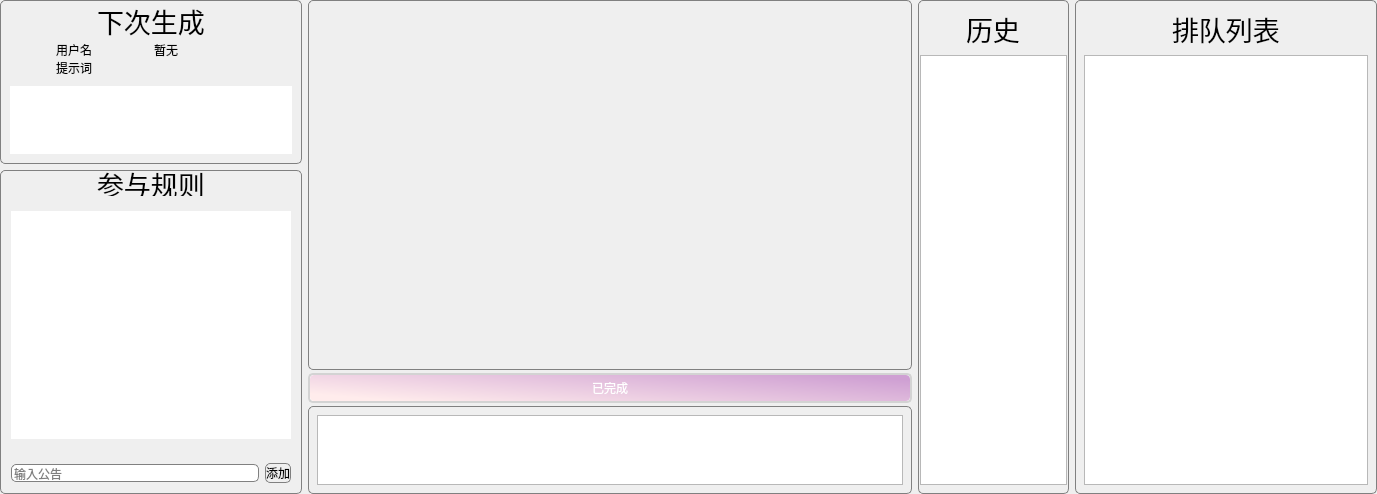
                 <widget class="QWidget" name="mainContainer" native="true">
                  <property name="sizePolicy">
                   <sizepolicy hsizetype="MinimumExpanding" vsizetype="MinimumExpanding">
                    <horstretch>0</horstretch>
                    <verstretch>19</verstretch>
                   </sizepolicy>
                  </property>
                  <layout class="QHBoxLayout" name="horizontalLayout_12">
                   <property name="spacing">
                    <number>-1</number>
                   </property>
                   <property name="leftMargin">
                    <number>0</number>
                   </property>
                   <property name="topMargin">
                    <number>0</number>
                   </property>
                   <property name="rightMargin">
                    <number>0</number>
                   </property>
                   <property name="bottomMargin">
                    <number>0</number>
                   </property>
                   <item>
                    <layout class="QHBoxLayout" name="horizontalLayout_11">
                     <item>
                      <widget class="QWidget" name="leftContainer" native="true">
                       <property name="sizePolicy">
                        <sizepolicy hsizetype="Preferred" vsizetype="Preferred">
                         <horstretch>2</horstretch>
                         <verstretch>0</verstretch>
                        </sizepolicy>
                       </property>
                       <property name="minimumSize">
                        <size>
                         <width>0</width>
                         <height>0</height>
                        </size>
                       </property>
                       <property name="maximumSize">
                        <size>
                         <width>16777215</width>
                         <height>16777215</height>
                        </size>
                       </property>
                       <property name="styleSheet">
                        <string notr="true">
border-radius: 5px;</string>
                       </property>
                       <layout class="QVBoxLayout" name="verticalLayout_8">
                        <property name="leftMargin">
                         <number>0</number>
                        </property>
                        <property name="topMargin">
                         <number>0</number>
                        </property>
                        <property name="rightMargin">
                         <number>0</number>
                        </property>
                        <property name="bottomMargin">
                         <number>0</number>
                        </property>
                        <item>
                         <layout class="QVBoxLayout" name="verticalLayout_7">
                          <item>
                           <widget class="QWidget" name="nextGenerate" native="true">
                            <property name="sizePolicy">
                             <sizepolicy hsizetype="Preferred" vsizetype="Preferred">
                              <horstretch>0</horstretch>
                              <verstretch>1</verstretch>
                             </sizepolicy>
                            </property>
                            <property name="minimumSize">
                             <size>
                              <width>0</width>
                              <height>0</height>
                             </size>
                            </property>
                            <property name="maximumSize">
                             <size>
                              <width>16777215</width>
                              <height>200</height>
                             </size>
                            </property>
                            <property name="styleSheet">
                             <string notr="true"> #nextGenerate{
border: 1px solid gray;
border-radius: 5px;
}</string>
                            </property>
                            <layout class="QVBoxLayout" name="verticalLayout_10">
                             <property name="leftMargin">
                              <number>1</number>
                             </property>
                             <property name="topMargin">
                              <number>1</number>
                             </property>
                             <property name="rightMargin">
                              <number>1</number>
                             </property>
                             <property name="bottomMargin">
                              <number>1</number>
                             </property>
                             <item>
                              <layout class="QVBoxLayout" name="verticalLayout_9">
                               <property name="spacing">
                                <number>0</number>
                               </property>
                               <item>
                                <widget class="QWidget" name="widget" native="true">
                                 <property name="sizePolicy">
                                  <sizepolicy hsizetype="Preferred" vsizetype="Preferred">
                                   <horstretch>0</horstretch>
                                   <verstretch>1</verstretch>
                                  </sizepolicy>
                                 </property>
                                 <layout class="QHBoxLayout" name="horizontalLayout_2">
                                  <property name="leftMargin">
                                   <number>0</number>
                                  </property>
                                  <property name="topMargin">
                                   <number>0</number>
                                  </property>
                                  <property name="rightMargin">
                                   <number>0</number>
                                  </property>
                                  <property name="bottomMargin">
                                   <number>0</number>
                                  </property>
                                  <item>
                                   <layout class="QVBoxLayout" name="verticalLayout_23">
                                    <item alignment="Qt::AlignHCenter">
                                     <widget class="QLabel" name="label">
                                      <property name="font">
                                       <font>
                                        <pointsize>20</pointsize>
                                       </font>
                                      </property>
                                      <property name="text">
                                       <string>下次生成</string>
                                      </property>
                                     </widget>
                                    </item>
                                   </layout>
                                  </item>
                                 </layout>
                                </widget>
                               </item>
                               <item>
                                <widget class="QWidget" name="widget_3" native="true">
                                 <property name="sizePolicy">
                                  <sizepolicy hsizetype="Preferred" vsizetype="Preferred">
                                   <horstretch>0</horstretch>
                                   <verstretch>1</verstretch>
                                  </sizepolicy>
                                 </property>
                                 <layout class="QVBoxLayout" name="verticalLayout_25">
                                  <property name="spacing">
                                   <number>0</number>
                                  </property>
                                  <property name="leftMargin">
                                   <number>0</number>
                                  </property>
                                  <property name="topMargin">
                                   <number>0</number>
                                  </property>
                                  <property name="rightMargin">
                                   <number>0</number>
                                  </property>
                                  <property name="bottomMargin">
                                   <number>0</number>
                                  </property>
                                  <item>
                                   <layout class="QVBoxLayout" name="verticalLayout_24">
                                    <property name="spacing">
                                     <number>0</number>
                                    </property>
                                    <item>
                                     <widget class="QWidget" name="widget_5" native="true">
                                      <layout class="QHBoxLayout" name="horizontalLayout_16">
                                       <property name="leftMargin">
                                        <number>0</number>
                                       </property>
                                       <property name="topMargin">
                                        <number>0</number>
                                       </property>
                                       <property name="rightMargin">
                                        <number>0</number>
                                       </property>
                                       <property name="bottomMargin">
                                        <number>0</number>
                                       </property>
                                       <item>
                                        <layout class="QHBoxLayout" name="horizontalLayout_15">
                                         <item alignment="Qt::AlignHCenter">
                                          <widget class="QLabel" name="label_3">
                                           <property name="text">
                                            <string>用户名</string>
                                           </property>
                                          </widget>
                                         </item>
                                         <item>
                                          <widget class="QLabel" name="nextUser">
                                           <property name="text">
                                            <string>暂无</string>
                                           </property>
                                           <property name="openExternalLinks">
                                            <bool>false</bool>
                                           </property>
                                          </widget>
                                         </item>
                                        </layout>
                                       </item>
                                      </layout>
                                     </widget>
                                    </item>
                                    <item>
                                     <widget class="QWidget" name="widget_7" native="true">
                                      <layout class="QHBoxLayout" name="horizontalLayout_18">
                                       <property name="leftMargin">
                                        <number>0</number>
                                       </property>
                                       <property name="topMargin">
                                        <number>0</number>
                                       </property>
                                       <property name="rightMargin">
                                        <number>0</number>
                                       </property>
                                       <property name="bottomMargin">
                                        <number>0</number>
                                       </property>
                                       <item>
                                        <layout class="QHBoxLayout" name="horizontalLayout_17">
                                         <item alignment="Qt::AlignHCenter">
                                          <widget class="QLabel" name="label_5">
                                           <property name="text">
                                            <string>提示词</string>
                                           </property>
                                          </widget>
                                         </item>
                                         <item>
                                          <widget class="QLabel" name="label_2">
                                           <property name="text">
                                            <string/>
                                           </property>
                                          </widget>
                                         </item>
                                        </layout>
                                       </item>
                                      </layout>
                                     </widget>
                                    </item>
                                   </layout>
                                  </item>
                                 </layout>
                                </widget>
                               </item>
                               <item>
                                <widget class="QWidget" name="widget_2" native="true">
                                 <property name="sizePolicy">
                                  <sizepolicy hsizetype="Preferred" vsizetype="Preferred">
                                   <horstretch>0</horstretch>
                                   <verstretch>2</verstretch>
                                  </sizepolicy>
                                 </property>
                                 <layout class="QVBoxLayout" name="verticalLayout_27">
                                  <item>
                                   <layout class="QVBoxLayout" name="verticalLayout_26">
                                    <item>
                                     <widget class="QTextBrowser" name="textBrowser">
                                      <property name="html">
                                       <string>&lt;!DOCTYPE HTML PUBLIC &quot;-//W3C//DTD HTML 4.0//EN&quot; &quot;http://www.w3.org/TR/REC-html40/strict.dtd&quot;&gt;
&lt;html&gt;&lt;head&gt;&lt;meta name=&quot;qrichtext&quot; content=&quot;1&quot; /&gt;&lt;meta charset=&quot;utf-8&quot; /&gt;&lt;style type=&quot;text/css&quot;&gt;
p, li { white-space: pre-wrap; }
hr { height: 1px; border-width: 0; }
li.unchecked::marker { content: &quot;\2610&quot;; }
li.checked::marker { content: &quot;\2612&quot;; }
&lt;/style&gt;&lt;/head&gt;&lt;body style=&quot; font-family:'.AppleSystemUIFont'; font-size:13pt; font-weight:400; font-style:normal;&quot;&gt;
&lt;p style=&quot;-qt-paragraph-type:empty; margin-top:0px; margin-bottom:0px; margin-left:0px; margin-right:0px; -qt-block-indent:0; text-indent:0px;&quot;&gt;&lt;br /&gt;&lt;/p&gt;&lt;/body&gt;&lt;/html&gt;</string>
                                      </property>
                                     </widget>
                                    </item>
                                   </layout>
                                  </item>
                                 </layout>
                                </widget>
                               </item>
                              </layout>
                             </item>
                            </layout>
                           </widget>
                          </item>
                          <item>
                           <widget class="QWidget" name="rule" native="true">
                            <property name="sizePolicy">
                             <sizepolicy hsizetype="Preferred" vsizetype="Preferred">
                              <horstretch>0</horstretch>
                              <verstretch>2</verstretch>
                             </sizepolicy>
                            </property>
                            <property name="styleSheet">
                             <string notr="true">#rule{
border: 1px solid gray;
border-radius: 5px;
}</string>
                            </property>
                            <layout class="QVBoxLayout" name="verticalLayout_14">
                             <property name="leftMargin">
                              <number>0</number>
                             </property>
                             <property name="topMargin">
                              <number>0</number>
                             </property>
                             <property name="rightMargin">
                              <number>0</number>
                             </property>
                             <property name="bottomMargin">
                              <number>0</number>
                             </property>
                             <item>
                              <layout class="QVBoxLayout" name="verticalLayout_13">
                               <property name="leftMargin">
                                <number>2</number>
                               </property>
                               <property name="topMargin">
                                <number>2</number>
                               </property>
                               <property name="rightMargin">
                                <number>2</number>
                               </property>
                               <property name="bottomMargin">
                                <number>2</number>
                               </property>
                               <item alignment="Qt::AlignHCenter">
                                <widget class="QLabel" name="label_6">
                                 <property name="maximumSize">
                                  <size>
                                   <width>16777215</width>
                                   <height>24</height>
                                  </size>
                                 </property>
                                 <property name="font">
                                  <font>
                                   <pointsize>20</pointsize>
                                  </font>
                                 </property>
                                 <property name="text">
                                  <string>参与规则</string>
                                 </property>
                                </widget>
                               </item>
                               <item>
                                <widget class="QWidget" name="widget_9" native="true">
                                 <layout class="QVBoxLayout" name="verticalLayout_12">
                                  <item>
                                   <layout class="QVBoxLayout" name="verticalLayout_11">
                                    <item>
                                     <widget class="QListWidget" name="partRule">
                                      <property name="styleSheet">
                                       <string notr="true">#partRule {
line-height: 30px;
}</string>
                                      </property>
                                      <property name="wordWrap">
                                       <bool>true</bool>
                                      </property>
                                     </widget>
                                    </item>
                                   </layout>
                                  </item>
                                 </layout>
                                </widget>
                               </item>
                               <item>
                                <widget class="QWidget" name="widget_8" native="true">
                                 <property name="sizePolicy">
                                  <sizepolicy hsizetype="Preferred" vsizetype="Preferred">
                                   <horstretch>0</horstretch>
                                   <verstretch>0</verstretch>
                                  </sizepolicy>
                                 </property>
                                 <layout class="QHBoxLayout" name="horizontalLayout_20">
                                  <item>
                                   <layout class="QHBoxLayout" name="horizontalLayout_19">
                                    <item>
                                     <widget class="QLineEdit" name="lineEdit">
                                      <property name="styleSheet">
                                       <string notr="true">border: 1px solid gray;</string>
                                      </property>
                                      <property name="placeholderText">
                                       <string>输入公告</string>
                                      </property>
                                     </widget>
                                    </item>
                                    <item>
                                     <widget class="QPushButton" name="pushButton">
                                      <property name="styleSheet">
                                       <string notr="true">border: 1px solid gray;</string>
                                      </property>
                                      <property name="text">
                                       <string>添加</string>
                                      </property>
                                     </widget>
                                    </item>
                                   </layout>
                                  </item>
                                 </layout>
                                </widget>
                               </item>
                              </layout>
                             </item>
                            </layout>
                           </widget>
                          </item>
                         </layout>
                        </item>
                       </layout>
                      </widget>
                     </item>
                     <item>
                      <widget class="QWidget" name="centerContainer" native="true">
                       <property name="sizePolicy">
                        <sizepolicy hsizetype="Preferred" vsizetype="Preferred">
                         <horstretch>4</horstretch>
                         <verstretch>0</verstretch>
                        </sizepolicy>
                       </property>
                       <property name="styleSheet">
                        <string notr="true"/>
                       </property>
                       <layout class="QVBoxLayout" name="verticalLayout_6">
                        <property name="spacing">
                         <number>3</number>
                        </property>
                        <property name="leftMargin">
                         <number>0</number>
                        </property>
                        <property name="topMargin">
                         <number>0</number>
                        </property>
                        <property name="rightMargin">
                         <number>0</number>
                        </property>
                        <property name="bottomMargin">
                         <number>0</number>
                        </property>
                        <item>
                         <layout class="QVBoxLayout" name="verticalLayout_15">
                          <property name="spacing">
                           <number>-1</number>
                          </property>
                          <property name="bottomMargin">
                           <number>0</number>
                          </property>
                          <item>
                           <widget class="QWidget" name="imagePreview" native="true">
                            <property name="sizePolicy">
                             <sizepolicy hsizetype="MinimumExpanding" vsizetype="MinimumExpanding">
                              <horstretch>0</horstretch>
                              <verstretch>5</verstretch>
                             </sizepolicy>
                            </property>
                            <property name="minimumSize">
                             <size>
                              <width>0</width>
                              <height>0</height>
                             </size>
                            </property>
                            <property name="maximumSize">
                             <size>
                              <width>16777215</width>
                              <height>16777215</height>
                             </size>
                            </property>
                            <property name="sizeIncrement">
                             <size>
                              <width>1</width>
                              <height>1</height>
                             </size>
                            </property>
                            <property name="styleSheet">
                             <string notr="true">#imagePreview{
border: 1px solid gray;

border-radius: 5px;
}
</string>
                            </property>
                            <layout class="QVBoxLayout" name="verticalLayout_22">
                             <item>
                              <widget class="QLabel" name="image">
                               <property name="sizePolicy">
                                <sizepolicy hsizetype="MinimumExpanding" vsizetype="MinimumExpanding">
                                 <horstretch>1</horstretch>
                                 <verstretch>1</verstretch>
                                </sizepolicy>
                               </property>
                               <property name="styleSheet">
                                <string notr="true">#image{
image: url(:/images/images/default.png);
             border-radius: 10px;
}</string>
                               </property>
                               <property name="text">
                                <string/>
                               </property>
                               <property name="alignment">
                                <set>Qt::AlignCenter</set>
                               </property>
                              </widget>
                             </item>
                            </layout>
                           </widget>
                          </item>
                          <item>
                           <widget class="QProgressBar" name="progressBar">
                            <property name="sizePolicy">
                             <sizepolicy hsizetype="Expanding" vsizetype="Fixed">
                              <horstretch>0</horstretch>
                              <verstretch>1</verstretch>
                             </sizepolicy>
                            </property>
                            <property name="minimumSize">
                             <size>
                              <width>547</width>
                              <height>30</height>
                             </size>
                            </property>
                            <property name="maximumSize">
                             <size>
                              <width>16777215</width>
                              <height>16777215</height>
                             </size>
                            </property>
                            <property name="styleSheet">
                             <string notr="true">QProgressBar {
            border: 2px solid lightgray;
            border-radius: 5px;
            text-align: center;
            color: white;
        }

QProgressBar::chunk {
	background-color: qlineargradient(spread:pad, x1:1, y1:0.21, x2:0, y2:0.722, stop:0 rgba(207, 160, 211, 255), stop:1 rgba(255, 236, 236, 255));
            border-radius: 4px;
        }</string>
                            </property>
                            <property name="value">
                             <number>100</number>
                            </property>
                            <property name="format">
                             <string>已完成</string>
                            </property>
                           </widget>
                          </item>
                          <item>
                           <widget class="QWidget" name="previewUserInfo" native="true">
                            <property name="sizePolicy">
                             <sizepolicy hsizetype="Preferred" vsizetype="Preferred">
                              <horstretch>0</horstretch>
                              <verstretch>1</verstretch>
                             </sizepolicy>
                            </property>
                            <property name="minimumSize">
                             <size>
                              <width>100</width>
                              <height>0</height>
                             </size>
                            </property>
                            <property name="maximumSize">
                             <size>
                              <width>16777215</width>
                              <height>140</height>
                             </size>
                            </property>
                            <property name="styleSheet">
                             <string notr="true">#previewUserInfo{
border-radius: 5px;
border: 1px solid gray;
}</string>
                            </property>
                            <layout class="QVBoxLayout" name="verticalLayout_18">
                             <item>
                              <layout class="QVBoxLayout" name="verticalLayout_17">
                               <item>
                                <widget class="QListWidget" name="previewInfo"/>
                               </item>
                              </layout>
                             </item>
                            </layout>
                           </widget>
                          </item>
                         </layout>
                        </item>
                       </layout>
                      </widget>
                     </item>
                     <item>
                      <widget class="QWidget" name="generateHistory" native="true">
                       <property name="sizePolicy">
                        <sizepolicy hsizetype="Preferred" vsizetype="Preferred">
                         <horstretch>1</horstretch>
                         <verstretch>0</verstretch>
                        </sizepolicy>
                       </property>
                       <property name="minimumSize">
                        <size>
                         <width>0</width>
                         <height>0</height>
                        </size>
                       </property>
                       <property name="styleSheet">
                        <string notr="true">#generateHistory{
border: 1px solid gray;
border-radius: 5px;
}</string>
                       </property>
                       <layout class="QVBoxLayout" name="verticalLayout_21">
                        <property name="leftMargin">
                         <number>2</number>
                        </property>
                        <property name="rightMargin">
                         <number>2</number>
                        </property>
                        <item>
                         <layout class="QVBoxLayout" name="verticalLayout_20">
                          <item alignment="Qt::AlignHCenter">
                           <widget class="QLabel" name="label_8">
                            <property name="font">
                             <font>
                              <pointsize>20</pointsize>
                             </font>
                            </property>
                            <property name="text">
                             <string>历史</string>
                            </property>
                           </widget>
                          </item>
                          <item>
                           <widget class="QListWidget" name="historyList"/>
                          </item>
                         </layout>
                        </item>
                       </layout>
                      </widget>
                     </item>
                     <item>
                      <widget class="QWidget" name="rightContainer" native="true">
                       <property name="sizePolicy">
                        <sizepolicy hsizetype="Expanding" vsizetype="Preferred">
                         <horstretch>2</horstretch>
                         <verstretch>0</verstretch>
                        </sizepolicy>
                       </property>
                       <property name="minimumSize">
                        <size>
                         <width>0</width>
                         <height>0</height>
                        </size>
                       </property>
                       <property name="maximumSize">
                        <size>
                         <width>16777215</width>
                         <height>16777215</height>
                        </size>
                       </property>
                       <property name="styleSheet">
                        <string notr="true">#rightContainer{
border: 1px solid gray;
border-radius: 5px;
}</string>
                       </property>
                       <layout class="QVBoxLayout" name="verticalLayout_16">
                        <item>
                         <layout class="QVBoxLayout" name="verticalLayout_19">
                          <item alignment="Qt::AlignHCenter|Qt::AlignBottom">
                           <widget class="QLabel" name="label_7">
                            <property name="font">
                             <font>
                              <pointsize>20</pointsize>
                             </font>
                            </property>
                            <property name="text">
                             <string>排队列表</string>
                            </property>
                           </widget>
                          </item>
                          <item>
                           <widget class="QListWidget" name="rankScoreList">
                            <property name="styleSheet">
                             <string notr="true">#rankScoreList:item{
    height: 40px;
            margin: 5px 5px 5px 5px;
            background-color: white;
            border-radius: 6px;
}</string>
                            </property>
                           </widget>
                          </item>
                         </layout>
                        </item>
                       </layout>
                      </widget>
                     </item>
                    </layout>
                   </item>
                  </layout>
                 </widget>
